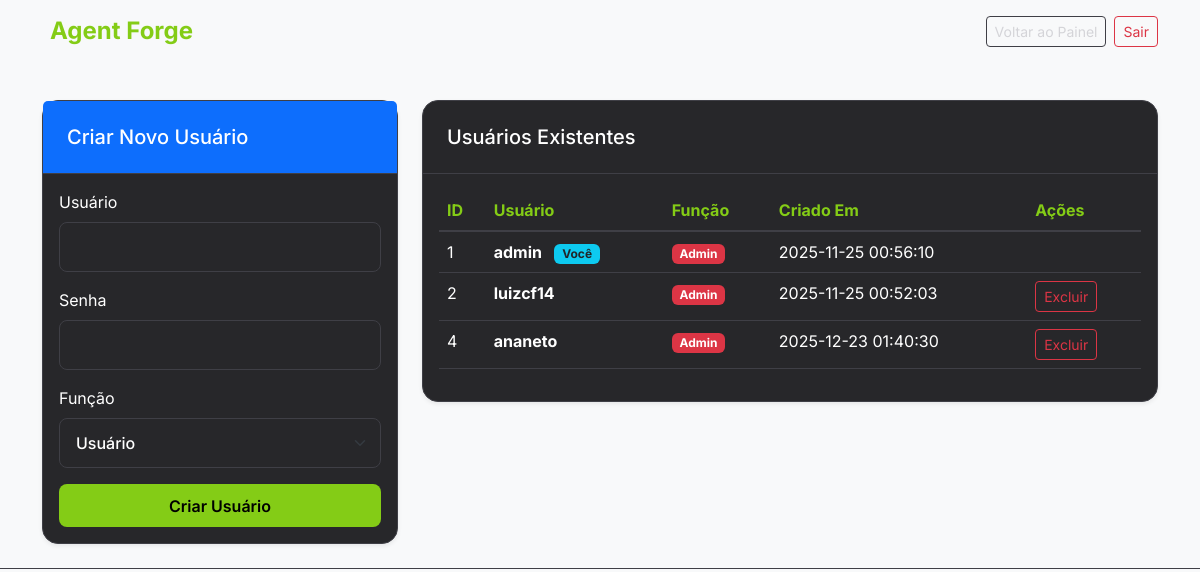
/users.php (signed in), run on the app's committed database.
### tables this page shows
CREATE TABLE users (
            id INTEGER PRIMARY KEY AUTOINCREMENT,
            username TEXT UNIQUE NOT NULL,
            password TEXT NOT NULL,
            role TEXT DEFAULT 'user',
            created_at DATETIME DEFAULT CURRENT_TIMESTAMP
        );

### app/Core/Database.php (called while the page is built, shortened)
<?php
class Database
{
    private $pdo;
    public function __construct()
    {
        try {
            $dbFile = __DIR__ . '/../../database.sqlite';
            $this->pdo = new PDO('sqlite:' . $dbFile);
            $this->pdo->setAttribute(PDO::ATTR_ERRMODE, PDO::ERRMODE_EXCEPTION);
            $this->initDb();
        } catch (PDOException $e) {
            die("Database connection failed: " . $e->getMessage());
        }
    }
    private function initDb()
    {
        $this->pdo->exec("CREATE TABLE IF NOT EXISTS users (
            id INTEGER PRIMARY KEY AUTOINCREMENT,
            username TEXT UNIQUE NOT NULL,
            password TEXT NOT NULL,
            role TEXT DEFAULT 'user',
            created_at DATETIME DEFAULT CURRENT_TIMESTAMP
        )");
        $this->pdo->exec("CREATE TABLE IF NOT EXISTS agents (
            id INTEGER PRIMARY KEY AUTOINCREMENT,
            user_id INTEGER,
            subject TEXT,
            type TEXT,
            behaviour TEXT,
            details TEXT,
            knowledge_base TEXT,
            status TEXT DEFAULT 'development',
            created_at DATETIME DEFAULT CURRENT_TIMESTAMP,
            FOREIGN KEY (user_id) REFERENCES users(id)
        )");
        $this->pdo->exec("CREATE TABLE IF NOT EXISTS agent_documents (
            id INTEGER PRIMARY KEY AUTOINCREMENT,
            agent_id INTEGER NOT NULL,
            filename TEXT NOT NULL,
            created_at DATETIME DEFAULT CURRENT_TIMESTAMP,
            FOREIGN KEY (agent_id) REFERENCES agents(id) ON DELETE CASCADE
        )");
        $stmt = $this->pdo->prepare("SELECT COUNT(*) FROM users WHERE username = 'admin'");
        $stmt->execute();
    }
    public function getAllUsers()
    {
        $stmt = $this->pdo->query("SELECT * FROM users ORDER BY id ASC");
        return $stmt->fetchAll(PDO::FETCH_ASSOC);
    }
}

### public/users.php (the view, shortened to what this page needs)
<?php
require_once __DIR__ . '/../src/Database.php';
$db = new Database();
$users = $db->getAllUsers();
?>
<!DOCTYPE html>
<html lang="pt-BR">
<head>
    <link href="https://cdn.jsdelivr.net/npm/bootstrap@5.3.0/dist/css/bootstrap.min.css" rel="stylesheet">
    <link href="assets/css/style.css" rel="stylesheet">
</head>
<body class="bg-light">
    <nav class="navbar navbar-expand-lg navbar-light fixed-top">
        <div class="container">
            <a class="navbar-brand" href="index.php">
                <i class="bi bi-robot"></i> Agent Forge
            </a>
            <div class="d-flex align-items-center">
                <a href="index.php" class="btn btn-outline-secondary btn-sm me-2">Voltar ao Painel</a>
                <a href="index.php?logout=1" class="btn btn-outline-danger btn-sm">Sair</a>
            </div>
        </div>
    </nav>
    <div class="container" style="margin-top: 100px;">
        <div class="row">
            <div class="col-md-4">
                <div class="card shadow-sm mb-4">
                    <div class="card-header bg-primary text-white">
                        <h5 class="mb-0">Criar Novo Usuário</h5>
                    </div>
                    <div class="card-body">
                        <form method="POST">
                            <div class="mb-3">
                                <label class="form-label">Usuário</label>
                                <input type="text" name="username" class="form-control" required>
                            </div>
                            <div class="mb-3">
                                <label class="form-label">Senha</label>
                                <input type="password" name="password" class="form-control" required>
                            </div>
                            <div class="mb-3">
                                <label class="form-label">Função</label>
                                <select name="role" class="form-select">
                                    <option value="user">Usuário</option>
                                </select>
                            </div>
                            <button type="submit" name="create_user" class="btn btn-primary w-100">Criar Usuário</button>
                        </form>
                    </div>
                </div>
            </div>
            <div class="col-md-8">
                <div class="card shadow-sm">
                    <div class="card-header">
                        <h5 class="mb-0">Usuários Existentes</h5>
                    </div>
                    <div class="card-body">
                        <div class="table-responsive">
                            <table class="table table-hover">
                                <thead>
                                    <tr>
                                        <th>ID</th>
                                        <th>Usuário</th>
                                        <th>Função</th>
                                        <th>Criado Em</th>
                                        <th>Ações</th>
                                    </tr>
                                </thead>
                                <tbody>
                                    <?php foreach ($users as $user): ?>
                                        <tr>
                                            <td><?= $user['id'] ?></td>
                                            <td>
                                                <span class="fw-bold"><?= htmlspecialchars($user['username']) ?></span>
                                                <?php if ($user['username'] === $_SESSION['user']): ?>
                                                    <span class="badge bg-info text-dark ms-2">Você</span>
                                                <?php endif; ?>
                                            </td>
                                            <td>
                                                <span
                                                    class="badge bg-<?= $user['role'] === 'admin' ? 'danger' : 'secondary' ?>">
                                                    <?= ucfirst($user['role']) ?>
                                                </span>
                                            </td>
                                            <td><?= $user['created_at'] ?></td>
                                            <td>
                                                <?php if ($user['username'] !== 'admin' && $user['username'] !== $_SESSION['user']): ?>
                                                    <a href="?delete=<?= $user['id'] ?>" class="btn btn-sm btn-outline-danger"
                                                        onclick="return confirm('Tem certeza?')">Excluir</a>
                                                <?php endif; ?>
                                            </td>
                                        </tr>
                                    <?php endforeach; ?>
                                </tbody>
                            </table>
                        </div>
                    </div>
                </div>
            </div>
        </div>
    </div>
</body>
</html>

### public/assets/css/style.css (style rules this page uses)
:root { --primary-color: #84cc16; --primary-hover: #65a30d; --secondary-color: #d97706; --bg-color: #18181b; --card-bg: #27272a; --border-color: #3f3f46; --text-color: #ffffff; --text-muted: #d4d4d8; --accent-gradient: linear-gradient(135deg, #84cc16 0%, #a3e635 100%); --indigenous-pattern: repeating-linear-gradient(45deg, rgba(132, 204, 22, 0.03) 0px, rgba(132, 204, 22, 0.03) 2px, transparent 2px, transparent 10px); }
body { font-family: 'Inter', sans-serif; background-color: var(--bg-color); color: var(--text-color); border-bottom: 1px solid var(--border-color); }
.navbar-brand { font-weight: 700; color: var(--primary-color) !important; font-size: 1.5rem; display: flex; align-items: center; gap: 0.5rem; }
.card { border: 1px solid var(--border-color); border-radius: 16px; background: var(--card-bg); box-shadow: 0 4px 6px -1px rgba(0, 0, 0, 0.3); transition: all 0.3s ease; }
.card-header { background: transparent; border-bottom: 1px solid var(--border-color); padding: 1.5rem; }
.btn-primary { background: var(--primary-color); border: none; border-radius: 8px; padding: 0.6rem 1.2rem; font-weight: 600; color: #000; transition: all 0.2s; }
.btn-outline-secondary { color: var(--text-muted); border-color: var(--border-color); }
.form-control, .form-select { background-color: #27272a; border: 1px solid var(--border-color); color: #ffffff; font-weight: 500; border-radius: 8px; padding: 0.75rem 1rem; }
.form-control::placeholder { color: #a1a1aa; }
body, p, h1, h2, h3, h4, h5, h6, span, div, li, td, th, label, input, textarea, select, .card-body, .modal-body { color: var(--text-color); }
.btn-primary, .btn-primary:hover, .btn-primary:active, .btn-primary:focus { color: #000000 !important; }
a { color: var(--primary-color); text-decoration: none; }
.form-label { color: var(--text-color) !important; }
.table { --bs-table-bg: transparent; --bs-table-color: var(--text-color); --bs-table-border-color: var(--border-color); color: var(--text-color); border-color: var(--border-color); }
.table > :not(caption) > * > * { background-color: transparent; border-bottom-color: var(--border-color); color: var(--text-color); }
.table thead th { border-bottom: 2px solid var(--border-color); color: var(--primary-color); }

### data on the page
users: id "1", username "admin", shows "Você", role "Admin", created_at "2025-11-25 00:56:10"
users: id "2", username "luizcf14", role "Admin", created_at "2025-11-25 00:52:03"
users: id "4", username "ananeto", role "Admin", created_at "2025-12-23 01:40:30"
